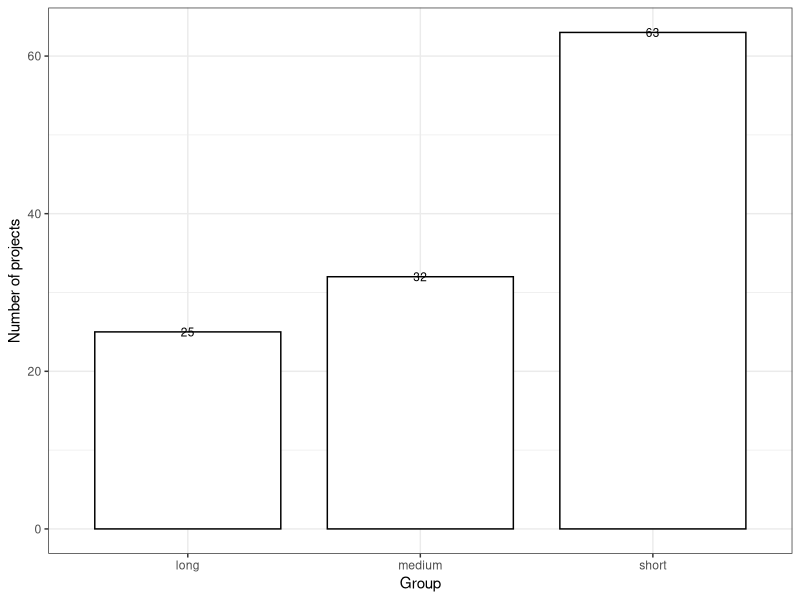
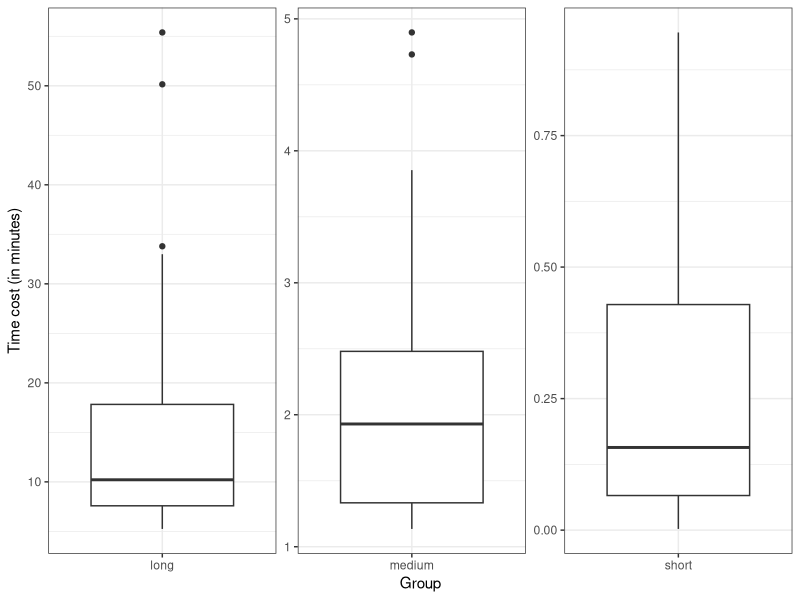

These charts were generated, in order, by the following R code:
library("ggplot2")
library("dplyr")
library("grDevices")

df <- read.csv("dataset-sanitized.csv")

print("DISTRIBUTION ACCORDING TO THRESHOLD")
df %>%
  group_by(timecost_group, below_threshold) %>%
    summarise(n = length(perc_failures),
              avg = mean(perc_failures),
              sd = sd(perc_failures))

# Subject barplot - Fig 6.a
cairo_pdf("barplot-timecost.pdf", height = 3, width = 2.2)
ggplot(filter(df, below_threshold == T), aes(x = timecost_group)) +
  geom_bar(width = .8, position = "dodge", colour = "black", fill = "white") +
  geom_text(
    size = 3,
    stat = "count",
    aes(label = ..count..),
    position = position_stack(),vjust = 0.5) +
  theme_bw() +
  labs(y = "Number of projects", x = "Group")
 
# Subject boxplot - Fig 6.b
cairo_pdf("boxplot-timecost.pdf", height = 3, width = 3)
ggplot(filter(df, below_threshold == T), aes(x = timecost_group, y = xml_time_avg / 60)) +
  geom_boxplot() +
  theme_bw() +
  theme(strip.text = element_blank(),
    strip.background = element_blank(),
    legend.background = element_rect(),
    legend.margin = margin(0),
    legend.title = element_blank(),
    legend.position = "top") +
  facet_wrap( ~ timecost_group, scales = "free") +
  labs(y = "Time cost (in minutes)", x = "Group")
